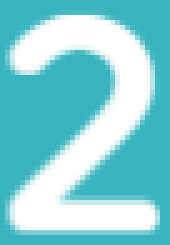
#> input picture templates/two.png, 34 x 49 px, given in place of plus.png, which was not available (shown 5 times larger)
$ python bot.py
#> lines starting #> are read from the running program, lines starting #| are printed output that depends on the picture; pictures that were not available may be replaced by others from this repository, and a replacement may not be noted
import cv2 as cv
import numpy as np
import pyautogui
import typing
from PIL.Image import Image


# Read template symbol images for matching
_PLUS = cv.imread('templates/plus.png', cv.IMREAD_UNCHANGED)
#> _PLUS is the input picture: shape (49, 34, 3); mean B, G, R 215.6, 208.8, 133.1
PLUS = cv.cvtColor(_PLUS, cv.COLOR_BGR2GRAY)
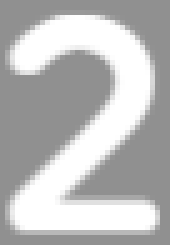
#> PLUS: shape (49, 34) (shown 5 times larger); min 144, max 255, mean 186.8
_MINUS = cv.imread('templates/minus.png', cv.IMREAD_UNCHANGED)
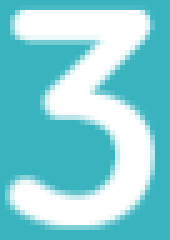
#> input picture templates/three.png, 34 x 48 px, given in place of minus.png, which was not available (shown 5 times larger)
#> _MINUS is the input picture: shape (48, 34, 3); mean B, G, R 215.4, 208.6, 132.6
MINUS = cv.cvtColor(_MINUS, cv.COLOR_BGR2GRAY)
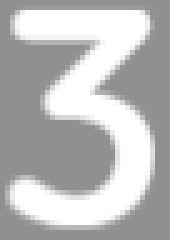
#> MINUS: shape (48, 34) (shown 5 times larger); min 144, max 255, mean 186.4
_ONE = cv.imread('templates/one.png', cv.IMREAD_UNCHANGED)
ONE = cv.cvtColor(_ONE, cv.COLOR_BGR2GRAY)
_TWO = cv.imread('templates/two.png', cv.IMREAD_UNCHANGED)
TWO = cv.cvtColor(_TWO, cv.COLOR_BGR2GRAY)
_THREE = cv.imread('templates/three.png', cv.IMREAD_UNCHANGED)
THREE = cv.cvtColor(_THREE, cv.COLOR_BGR2GRAY)


# [91 lines left out: functions _filter_string, click_to_start, grab_image, match_numbers_on_image, click_on_answer, not called in this run]
